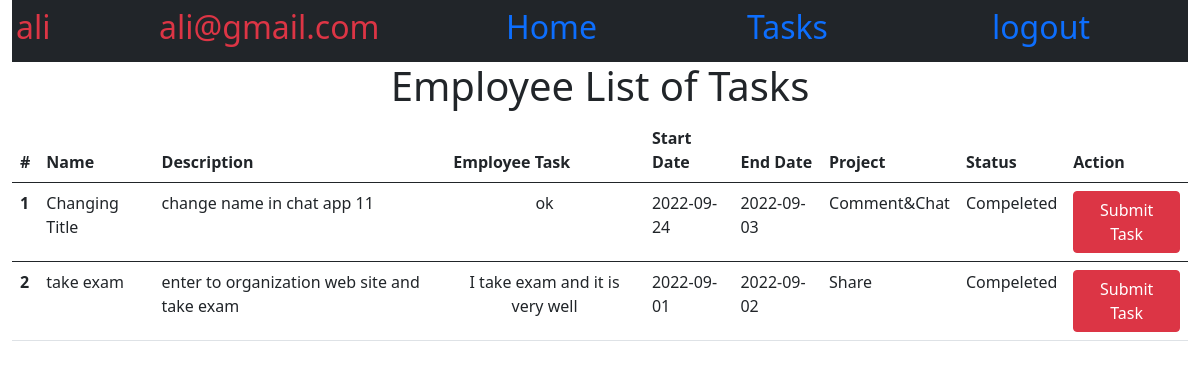
The page /employee_system/etask.php (signed in) on the database its author committed.
### tables this page shows
CREATE TABLE `task` (
  `id` int(11) NOT NULL,
  `name` varchar(255) NOT NULL,
  `description` varchar(255) NOT NULL,
  `empolyee_task` varchar(255) DEFAULT NULL,
  `start_date` date NOT NULL,
  `end_date` date NOT NULL,
  `created_at` timestamp NOT NULL DEFAULT CURRENT_TIMESTAMP,
  `updated_at` timestamp NOT NULL DEFAULT CURRENT_TIMESTAMP,
  `employee_id` int(11) NOT NULL,
  `project_id` int(11) NOT NULL,
  `status` tinyint(4) NOT NULL DEFAULT '0'
);

CREATE TABLE `project` (
  `id` int(11) NOT NULL,
  `name` varchar(255) NOT NULL,
  `description` varchar(255) NOT NULL,
  `start_date` date NOT NULL,
  `end_date` date NOT NULL,
  `employee_id` int(11) NOT NULL,
  `created_at` timestamp NOT NULL DEFAULT CURRENT_TIMESTAMP,
  `updated_at` timestamp NOT NULL DEFAULT CURRENT_TIMESTAMP,
  `status` tinyint(4) NOT NULL DEFAULT '0'
);

### employee_system/app/database/models/Task.php (called while the page is built, shortened)
<?php
require_once __DIR__ ."\..\config\connection.php";
class Task extends connection implements crud
{
    private $id;
    private $employee_id;
    public function setEmployee_id($employee_id)
    {
        $this->employee_id = $employee_id;
        return $this;
    }
    public function read()
    {
        $this->id ? $query = "SELECT * FROM `task` where id=" . $this->id :($this->employee_id ? $query = "SELECT * FROM `task` where employee_id=" . $this->employee_id : $query = "SELECT * FROM `task`");
        return $this->runDQL($query);
    }
}

### employee_system/app/database/config/connection.php (called while the page is built, shortened)
<?php
class connection {
    private $hostname = 'localhost';
    private $username = 'root';
    private $password = '20160020';
    private $database = 'employee_system';
    private $connection;
    function __construct()
    {
        $this->connection = new mysqli($this->hostname,$this->username,$this->password,$this->database);
    }
    public function runDQL($query)
    {
        $result = $this->connection->query($query);
        if($result->num_rows > 0){
            return $result;
        }else{
            return [];
        }
    }
}

### employee_system/app/database/models/Project.php (called while the page is built, shortened)
<?php
require_once __DIR__ ."\..\config\connection.php";
class Project extends connection implements crud
{
    private $id;
    public function setId($id)
    {
        $this->id = $id;
        return $this;
    }
    public function read()
    {
        $this->id?$query="SELECT * FROM `project` where id=".$this->id:$query="SELECT * FROM `project`";
        return $this->runDQL($query);
    }
}

### employee_system/app/database/models/User.php (called while the page is built, shortened)
<?php
require_once __DIR__ ."\..\config\connection.php";
class User extends connection implements crud
{
    private $id;
    public function setId($id)
    {
        $this->id = $id;
        return $this;
    }
    public function read()
    {
        if(isset($this->id))
        {
            $query="SELECT * FROM user where id=".$this->id;
        }
        else
        {
            $query="SELECT * FROM user";
        }
        return $this->runDQL($query);
    }
}

### employee_system/etask.php (the view, shortened to what this page needs)
<?php
include "views/layouts/header.php";
include 'app/database/models/Project.php';
include 'app/database/models/Task.php';
include 'app/database/models/User.php';
$task = new Task;
$task->setEmployee_id($_SESSION['user']->id);
$Tasks = $task->read();
$project = new Project;
$user = new User;
$counter = 1;
echo '<h1 class="text-center">Employee List of Tasks</h1><table class="table">
<thead>
  <tr>
    <th scope="col">#</th>
    <th scope="col">Name</th>
    <th scope="col">Description</th>
    <th scope="col">Employee Task</th>
    <th scope="col">Start Date</th>
    <th scope="col">End Date</th>
    <th scope="col">Project</th>
    <th scope="col">Status</th>
    <th scope="col">Action</th>
  </tr>
</thead>';
foreach ($Tasks as $Task) {
    $user->setId($Task["employee_id"]);
    $userEmail = $user->read()->fetch_object()->email;
    $project->setId($Task["project_id"]);
    $projectName = $project->read()->fetch_object()->name;
    echo '<tbody>
<tr>
  <th class="col" scope="row">' . $counter . '</th>
  <td class="col">' . $Task["name"] . '</td>
  <td class="col">' . $Task["description"] . '</td>
  <td class="col text-center">';
    if (empty($Task["empolyee_task"])) {
        echo "-";
    } else {
        echo $Task["empolyee_task"];
    }
    echo '</td>
  <td class="col">' . $Task["start_date"] . '</td>
  <td class="col">' . $Task["end_date"] . '</td>
  <td class="col">' . $projectName . '</td>
  <td class="col">';
    if ($Task["status"] == 0) {
        echo "Not Compeleted";
    } else {
        echo "Compeleted";
    }
    echo '</td>';
    if ($Task["status"] == 0) {
        echo'<td class="col"><a class="btn btn-secondary" href="etask_create.php?tn=' . $Task["id"] . '">Submit Task</a></td>';
    }
    else
    {
        echo'<td class="col"><a class="btn btn-danger" disabled>Submit Task</a></td>';
    }
echo'</tr>
</tbody>';
    $counter++;
}
echo '</table>';

### rows shown on the page
task: name "Changing Title", description "change name in chat app 11", empolyee_task "ok", start_date "2022-09-24", end_date "2022-09-03", project.name "Comment&Chat", status "Compeleted"
task: name "take exam", description "enter to organization web site and take exam", empolyee_task "I take exam and it is very well", start_date "2022-09-01", end_date "2022-09-02", project.name "Share", status "Compeleted"

### other values the page prints
$_SESSION['user']->name "ali"
$_SESSION['user']->email "ali@gmail.com"
